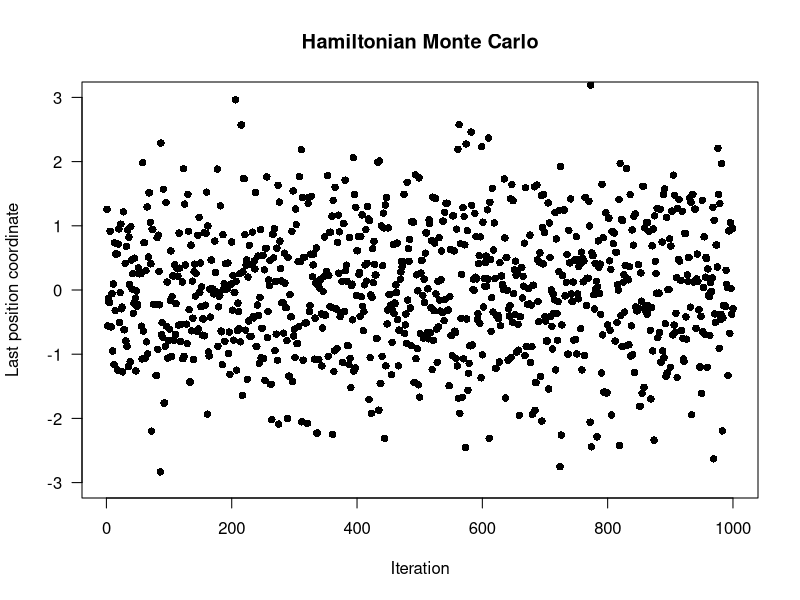
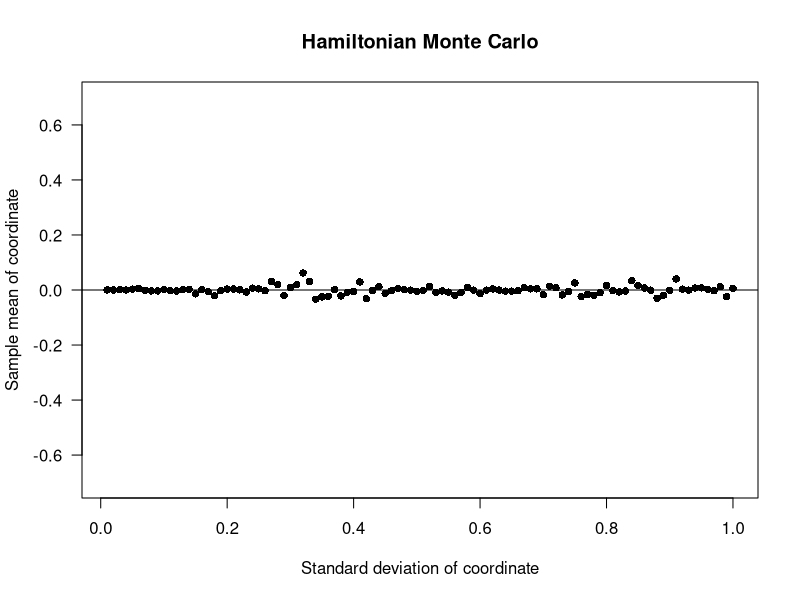
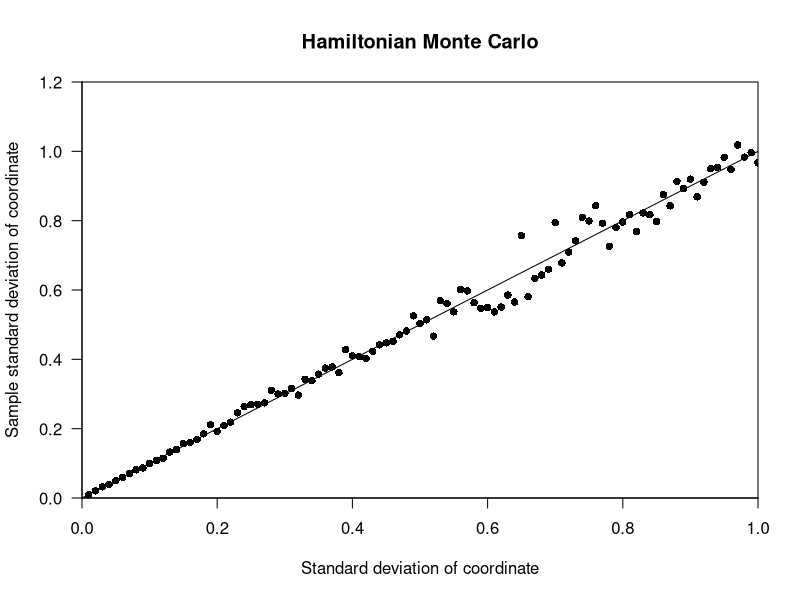

Reproduce these figures in R, in order.
library(MASS)

# Single iteration of the HMC algorithm

# U is a function which returns the potential energy given a value for q
# grad_U is a function which returns the vector of partial derivatives of U given q
# epsilon is the stepsize for leapfrog steps
# L is the number of leapfrog steps in the trajectory
# current_q is the current position that the trajectory starts from

HMC = function (U, grad_U, epsilon, L, current_q)
{
  q = current_q
  p = rnorm(length(q),0,1) # independent standard normal variates
  current_p = p
  # Make a half step for momentum at the beginning
  p = p - epsilon * grad_U(q) / 2
  # Alternate full steps for position and momentum
  for (i in 1:L) {
    # Make a full step for the position
    q = q + epsilon * p
    # Make a full step for the momentum, except at end of trajectory
    if (i!=L) p = p - epsilon * grad_U(q)
  }
  # Make a half step for momentum at the end.
  p = p - epsilon * grad_U(q) / 2
  # Negate momentum at end of trajectory to make the proposal symmetric
  p = -p
  # Evaluate potential and kinetic energies at start and end of trajectory
  current_U = U(current_q)
  current_K = sum(current_p^2) / 2
  proposed_U = U(q)
  proposed_K = sum(p^2) / 2
  # Accept or reject the state at end of trajectory, returning either
  # the position at the end of the trajectory or the initial position
  if (runif(1) < exp(current_U-proposed_U+current_K-proposed_K)) {
    return (q) # accept
  } else {
    return (current_q) # reject
  }
}

# Sampling from a 100-dimensional multivariate Gaussian distribution in which
# the variables are independent, with means of zero, and standard deviations
# of 0.01, 0.02, ..., 0.99, 1.00.

# A function to evaluate minus the log of the density of the distribution to be sampled
# ie, the "potential energy".
U = function (q)
{
  k = 100
  # Covariance matrix
  Sigma = diag(seq(0.01, 1, by = 0.01)^2)
  # Determinant of covariance matrix
  detSigma = prod(diag(Sigma))
  # Diagonal of inverse of covariance matrix
  invSigmad = diag(solve(Sigma))
  # Density of the distribution
  f = exp(-0.5 * sum(invSigmad * q^2)) / sqrt((2 * pi)^k * detSigma)
  # Potential energy
  return(-log(f))
}

# A function which returns the vector of partial derivatives of U given q
grad_U = function (q)
{
  k = 100
  # Covariance matrix
  Sigma = diag(seq(0.01, 1, by = 0.01)^2)
  # Determinant of covariance matrix
  detSigma = prod(diag(Sigma))
  # Diagonal of inverse of covariance matrix
  invSigmad = diag(solve(Sigma))
  # Density of the distribution
  f = exp(-0.5 * sum(invSigmad * q^2)) / sqrt((2 * pi)^k * detSigma)
  # Partial derivatives of density of the distribution
  df = -invSigmad * q * exp(-0.5 * sum(invSigmad * q^2)) / sqrt((2 * pi)^k * detSigma)
  # Partial derivatives of U
  return(-df/f)
}

# HMC run
L = 150
N = 1000
k = 100

Sigma = diag(seq(0.01, 1, by = 0.01)^2)
mu = rep(0, k)
q = mvrnorm(n = 1, mu, Sigma)

HMC_sample = matrix(nrow = N, ncol = 100)
epsilon = runif(1, 0.0104, 0.0156)
HMC_sample[1, ] = HMC(U, grad_U, epsilon, L, q)
for (i in 2:N) {
  epsilon = runif(1, 0.0104, 0.0156)
  HMC_sample[i, ] = HMC(U, grad_U, epsilon, L, HMC_sample[i-1, ])
}

# Figure 5.6
plot(HMC_sample[, 100], pch = 16, ylim = c(-3, 3),
     las = 1,
     main = "Hamiltonian Monte Carlo",
     xlab = "Iteration",
     ylab = "Last position coordinate")

# Figure 5.7 means
means <- apply(HMC_sample, 2, mean)
plot(seq(0.01, 1, by = 0.01), means, pch = 16, ylim = c(-0.7, 0.7),
     las = 1,
     main = "Hamiltonian Monte Carlo",
     xlab = "Standard deviation of coordinate",
     ylab = "Sample mean of coordinate")
abline(0, 0)

# Figure 5.7 standard deviations
sdevs <- apply(HMC_sample, 2, sd)
plot(seq(0.01, 1, by = 0.01), sdevs, pch = 16, ylim = c(0, 1.2), xlim = c(0, 1),
     xaxs = "i", yaxs = "i", las = 1,
     main = "Hamiltonian Monte Carlo",
     xlab = "Standard deviation of coordinate",
     ylab = "Sample standard deviation of coordinate")
abline(0, 1)